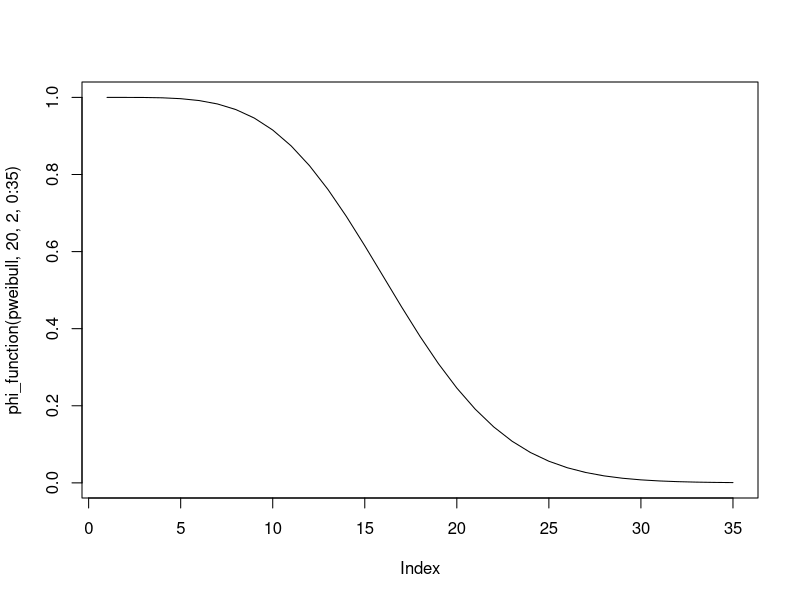
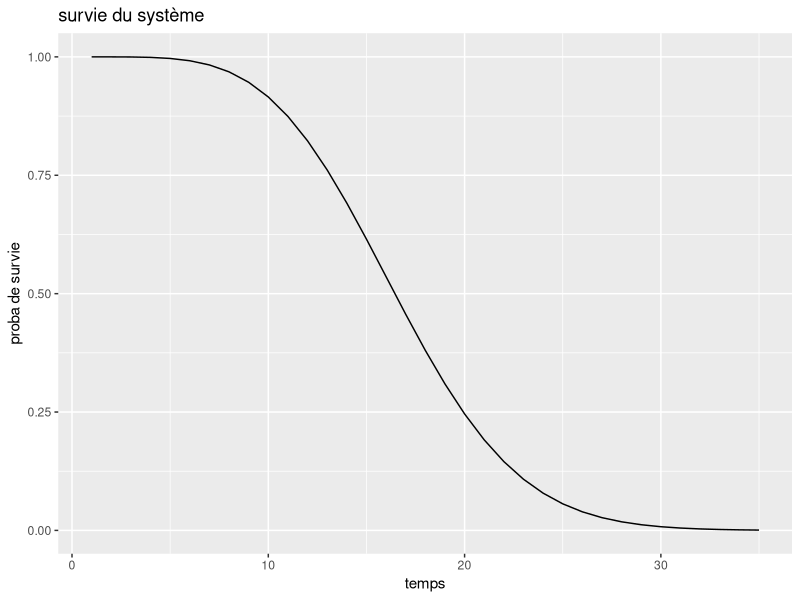
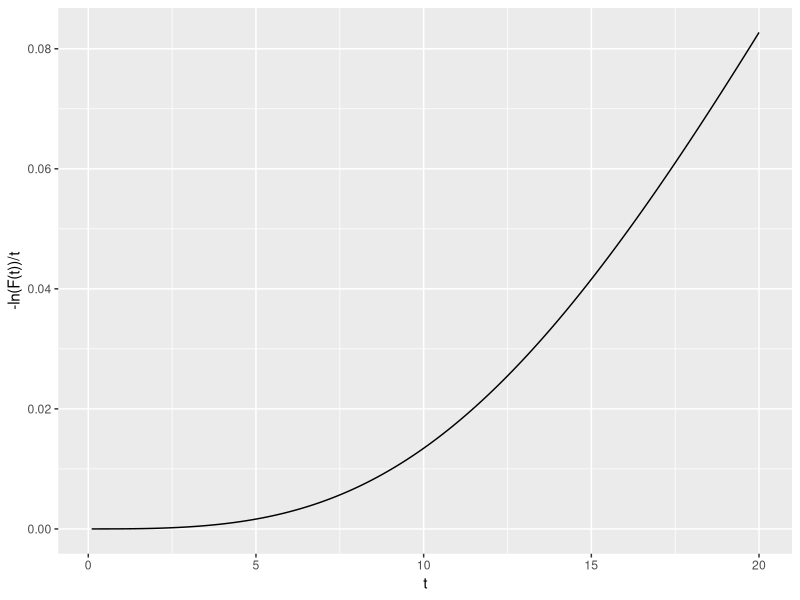
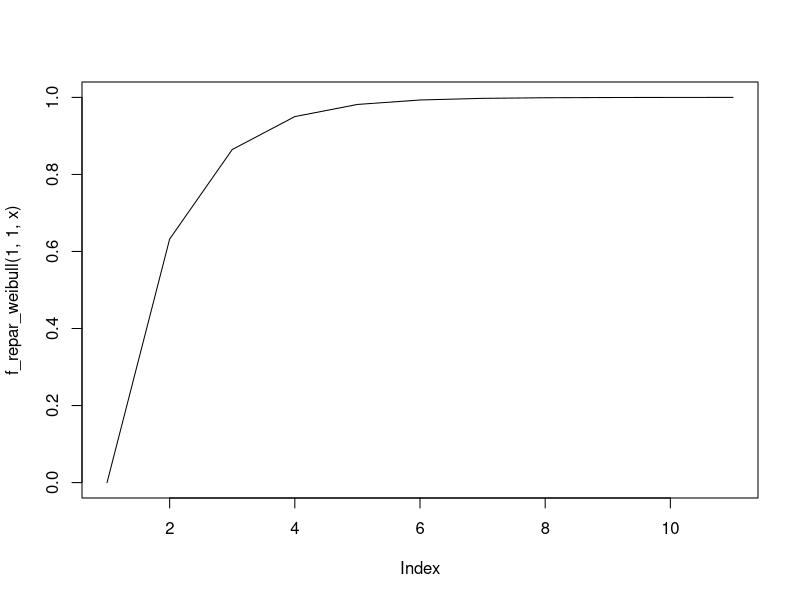
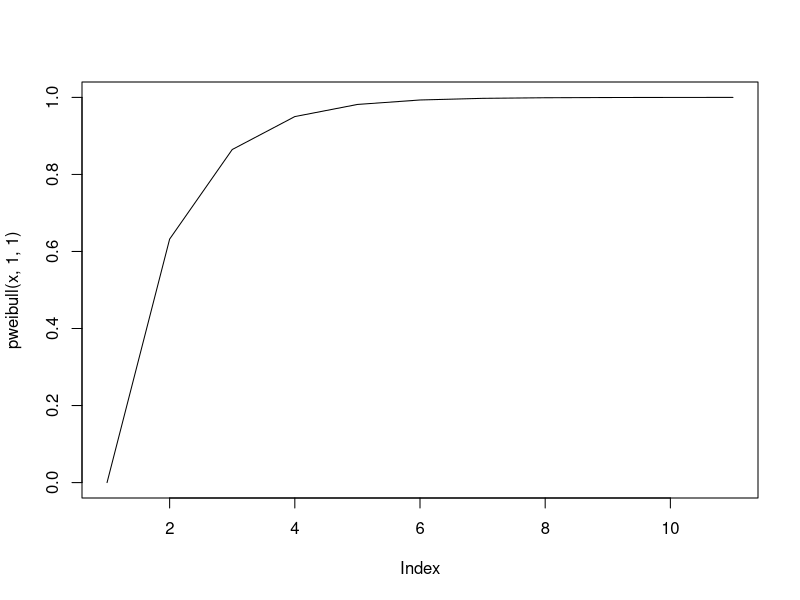
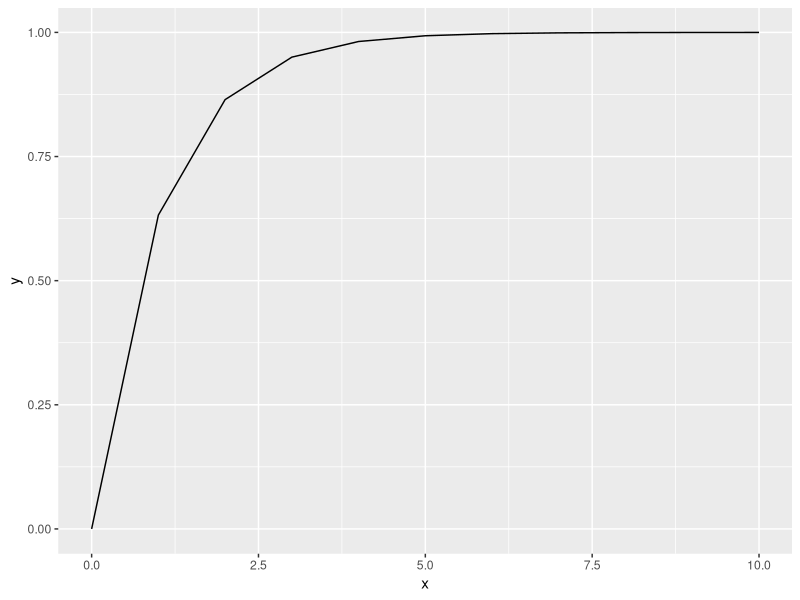
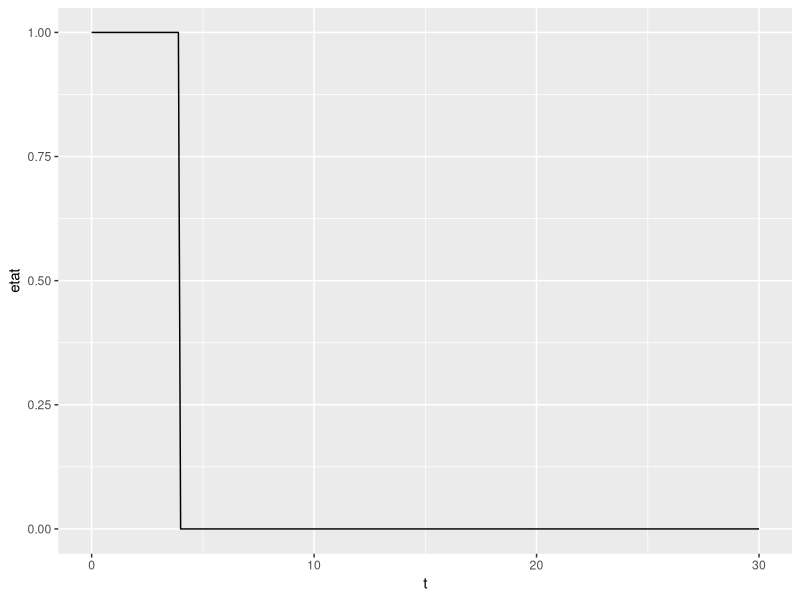

These figures' R source, in order:
library(magrittr)
library(dplyr)
library(ggplot2)

# TP 1 

## Question 1

phi <- function(x){
  rep <- ((x[3]*(1-(1-x[1])*(1-x[2]))*(1-(1-x[4])*(1-x[5])))+(1-x[3])*(1-(1-x[1]*x[4])*(1-x[2]*x[5])))*(1-(1-x[6]*x[7])*(1-x[8])*(1-x[9]))
  return(rep)
}

# question 2

phi_function <- function(loi, lambda, beta, t){
  R1 <- 1-loi(t, shape = beta, scale = lambda)
  R2 <- 1-loi(t, shape = beta, scale = lambda)
  R3 <- 1-loi(t, shape = beta, scale = lambda)
  R4 <- 1-loi(t, shape = beta, scale = lambda)
  R5 <- 1-loi(t, shape = beta, scale = lambda)
  R6 <- 1-loi(t, shape = beta, scale = lambda)
  R7 <- 1-loi(t, shape = beta, scale = lambda)
  R8 <- 1-loi(t, shape = beta, scale = lambda)
  R9 <- 1-loi(t, shape = beta, scale = lambda)
  rep <- ((R3[t]*(1-(1-R1[t])*(1-R2[t]))*(1-(1-R4[t])*(1-R5[t])))+(1-R3[t])*(1-(1-R1[t]*R4[t])*(1-R2[t]*R5[t])))*(1-(1-R6[t]*R7[t])*(1-R8[t])*(1-R9[t]))
  return(rep)
}




## Question 3

plot(phi_function(pweibull, 20, 2, 0:35), type = 'l')

g <- ggplot() +
  geom_line(aes(x = 1:35, y = phi_function(pweibull, 20, 2, 0:35))) +
  labs(title = "survie du système",
       x = "temps",
       y = "proba de survie")

g

## Question 4

# survie <- function(lambda, beta, t){
#   R1 <- 1-pweibull(t, shape = beta, scale = lambda)
#   R2 <- 1-pweibull(t, shape = beta, scale = lambda)
#   R3 <- 1-pweibull(t, shape = beta, scale = lambda)
#   R4 <- 1-pweibull(t, shape = beta, scale = lambda)
#   R5 <- 1-pweibull(t, shape = beta, scale = lambda)
#   R6 <- 1-pweibull(t, shape = beta, scale = lambda)
#   R7 <- 1-pweibull(t, shape = beta, scale = lambda)
#   R8 <- 1-pweibull(t, shape = beta, scale = lambda)
#   R9 <- 1-pweibull(t, shape = beta, scale = lambda)
#   rep <- -log(((R3[t]*(1-(1-R1[t])*(1-R2[t]))*(1-(1-R4[t])*(1-R5[t])))+(1-R3[t])*(1-(1-R1[t]*R4[t])*(1-R2[t]*R5[t])))*(1-(1-R6[t]*R7[t])*(1-R8[t])*(1-R9[t]))/t)
#   # rep <- -log(rep)/t
#   return(rep)
#   # rep <- -log(1 - phi_function(lambda, beta, t))/t
# }

survie <- function(lambda, beta, t){
  rep=NULL
  for(i in 1:length(t)){
    R1 <- 1-pweibull(t[i], shape = beta, scale = lambda)
    R2 <- 1-pweibull(t[i], shape = beta, scale = lambda)
    R3 <- 1-pweibull(t[i], shape = beta, scale = lambda)
    R4 <- 1-pweibull(t[i], shape = beta, scale = lambda)
    R5 <- 1-pweibull(t[i], shape = beta, scale = lambda)
    R6 <- 1-pweibull(t[i], shape = beta, scale = lambda)
    R7 <- 1-pweibull(t[i], shape = beta, scale = lambda)
    R8 <- 1-pweibull(t[i], shape = beta, scale = lambda)
    R9 <- 1-pweibull(t[i], shape = beta, scale = lambda)
    rep[i] <- -log(((R3*(1-(1-R1)*(1-R2))*(1-(1-R4)*(1-R5)))+(1-R3)*(1-(1-R1*R4)*(1-R2*R5)))*(1-(1-R6*R7)*(1-R8)*(1-R9)))/t[i]
  }
  return(rep)
}


survie(20, 2, seq(0.1, 20, 0.1))

g <- ggplot() +
  geom_line(aes(x = seq(0.1, 20, 0.1), y = survie(20, 2, seq(0.1, 20, 0.1)))) +
  labs(x = "t",
       y = "-ln(F(t))/t")

g


# Question 5 
# simulation d'une loi de weibull avec la méthode des quantile. 

f_repar_weibull <- function(lambda, beta, x){
  rep <- 1-exp(-(x/lambda)^beta)
  return(rep)
}

f_repar_weibull(1,1,0:5)

realisation_weibull<- function(lambda,beta,a){
  
  u=runif(1, min=0, max=1)
  g=f_repar_weibull(lambda,beta,a) 
  v=g>u
  
  for(i in 1:length(a)){
    nb=i
    if (v[i]==TRUE) { break }
  }
  
  return(nb)
}

realisation_weibull(1,1,1:10)

n_realisation_weibull<-function(n,lambda,beta,a){
  vect=NULL
  for(i in 1:n){
    vect[i]=realisation_weibull(lambda,beta,a)
  }
  return(vect)
}
n_realisation_weibull(10,1,1,1:5)

x<- 0:10
plot(f_repar_weibull(1,1,x),type = "l")
plot(pweibull(x,1,1),type = "l")

g <- ggplot() +
  geom_line(aes(x = x, y = f_repar_weibull(1,1,x))) +
  labs(y = "y")

g

# Question 5 

# inverse_pweibull <- function(lambda, beta, u){
#   rep <- lambda*(-(log(1-u)^(1/beta)))
#   return(rep)
# }
# 
# phi2 <- function(lambda, beta, a, n){
#   u <- runif(9)
#   t <- seq(0, a, n)
#   x <- matrix(0, nrow = n, ncol = 9)
#   
#   for(i in 1:n){
#     for(j in 1:9){
#       if(t[i] < inverse_pweibull(lambda, beta, u)){
#         x[i,j] <- 1
#       }
#     }
#     rep[i] <- phi(x[i,])
#   }
# }

# Question 6

lambda <- 5
beta <- 5

t <- seq(0, 10, 0.1)

R <- matrix(rep(0, length(t)*9), nrow = length(t), ncol = 9)
S <- rep(0, length(t))

for(i in 1:length(t)){
  y <- 1 - pweibull(t[i], lambda, beta)
  R[i,] <- rep(y, 9)
  S[i] <- survie(lambda, beta, R[i,])
}


# Projet 2

## Exercice 1

phi <- function(x){
  rep <- (x[5]*((1-(1-x[1])*(1-x[2]))*(1-(1-x[3])*(1-x[4])))+(1-x[5])*(1-(1-x[1]*x[3])*(1-x[2]*x[4])))*x[6]*(1-(1-x[7]*x[10])*(1-x[8]*x[9]))
  return(rep)
}



## Exercice 2

lambda = 5
beta = 5
t <- seq(0, 30, 0.1)

simu_etat_systeme <- function(lambda, beta, t){
  X <- matrix(data = rep(0, 10*length(t)), ncol = 10, nrow = length(t))
  S <- rep(0,length(t))
  u <- runif(10, 0, 1)
  w <- rweibull(10, lambda, beta)
  max <- max(t)
  
  for(i in 1:length(t)){
    for(j in 1:10){
      if(t[i] < w[j]){
        X[i,j] <- 1
      }
    }
    S[i] <- phi(X[i,])
    if((S[i] == 0) && (S[i-1] == 1)){
      max <- t[i]
    }
  }
  return(list(etat = S, last = max))
}

test <- simu_etat_systeme(lambda, beta, t)

g <- ggplot() +
  geom_line(aes(x = t, y = test[[1]])) +
  labs(x = "t",
       y = "etat")

g

# Simulation

simu_T <- function(n){
  n <- 100
  simu <- rep(-1, n)
  for(i in 1:n){
    simu[i] <- simu_etat_systeme(lambda, beta, t)[[2]]
  }
  return(simu)
}

n <- 100
simu <- simu_T(n)

esperance <- mean(simu)

confint <- c(mean(simu) - 1.96 * sd(simu)/sqrt(n), mean(simu) + 1.96 * sd(simu)/sqrt(n))

# Exercice 3

a <- 10
n <- 100
lambda <- 5
beta <- 5
inter <- 5
t <- seq(0, a, length.out = n + 1)

phi2 <- function(a, n, lambda, beta, t, inter){
  y <- rep(0,n)
  u <- runif(10,0,1)
  x <- matrix(0, nrow = n, ncol = 10)
  p <- a/n*(1:n)*inter # p : vecteur qui contient les différents moments ou le méchanicien remet en marche la composante x[6]
  # p ne donne pas ce que je veux
  w <- rweibull(10, lambda, beta)
  
  for(i in 1:length(t)){
    for(j in 1:10){
      if(j == 6){
        if(t[i] %in% p){
          w[j] <- w[j] + t[i]
        }
      }
      if(t[i] < w[j]){
        x[i,j] <- 1
      }
    }
    y[i] <- phi(x[i,])
  }
  return(y)
}
# la fonction ne compile pas
